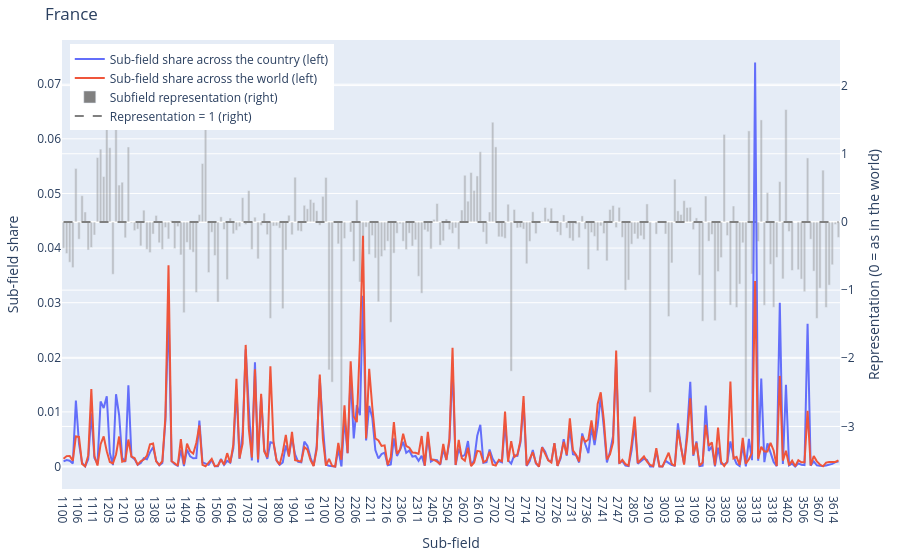

Notebook source saved alongside this figure:
### Code cell
country = "FR"

x = df_country_subfield_norm.columns.to_list()

y1 = df_country_subfield_norm.loc[country]          # left axis
y2 = df_world_subfield_norm.loc[0]      # left axis
y3 = df_country_subfield_norm_world_log.loc[country]    # right axis (different scale)

fig = go.Figure()

# Left y-axis lines
fig.add_trace(
    go.Scatter(
        x=x,
        y=y1,
        mode="lines",
        name="Sub-field share across the country (left)",

    )
)

fig.add_trace(
    go.Scatter(
        x=x,
        y=y2,
        mode="lines",
        name="Sub-field share across the world (left)",

    )
)

# Right y-axis line
fig.add_trace(
    go.Bar(
        x=x,
        y=y3,
        name="Subfield representation (right)",
        yaxis="y2",
        marker=dict(
            color="grey",
            opacity=0.4
        )
    )
)

fig.add_trace(
    go.Scatter(
        x=x,                         # same x-range as other traces
        y=[0] * len(x),              # constant line at y = 1
        mode="lines",
        name="Representation = 1 (right)",
        line=dict(color="grey", dash="dash"),
        showlegend=True,
        yaxis="y2",
    )
)

# Layout with secondary y-axis
fig.update_layout(
    title=uf.get_country_info(country).iloc[0, 0],
    xaxis=dict(title="Sub-field"),
    yaxis=dict(title="Sub-field share", overlaying="y2",),
    yaxis2=dict(
        title="Representation (0 = as in the world)",

        side="right"
    ),
    legend=dict(x=0.01, y=0.99),
    margin=dict(l=60, r=60, t=40, b=40)
)

fig.show()

### Figure 1 — Plotly figure (JSON) as saved in the notebook; plotly's stock layout.template omitted (floating-point values rounded to 4 significant figures; data arrays with more than 128 entries replaced by an {"elided": "..."} marker saying what was removed)
{"data": [{"mode": "lines", "name": "Sub-field share across the country (left)", "x": {"elided": "252 str values"}, "y": {"elided": "252 float values"}, "type": "scatter"}, {"mode": "lines", "name": "Sub-field share across the world (left)", "x": {"elided": "252 str values"}, "y": {"elided": "252 float values"}, "type": "scatter"}, {"marker": {"color": "grey", "opacity": 0.4}, "name": "Subfield representation (right)", "x": {"elided": "252 str values"}, "y": {"elided": "252 float values"}, "yaxis": "y2", "type": "bar"}, {"line": {"color": "grey", "dash": "dash"}, "mode": "lines", "name": "Representation = 1 (right)", "showlegend": true, "x": {"elided": "252 str values"}, "y": {"elided": "252 int values"}, "yaxis": "y2", "type": "scatter"}], "layout": {"yaxis": {"title": {"text": "Sub-field share"}, "overlaying": "y2"}, "yaxis2": {"title": {"text": "Representation (0 = as in the world)"}, "side": "right"}, "legend": {"x": 0.01, "y": 0.99}, "margin": {"l": 60, "r": 60, "t": 40, "b": 40}, "title": {"text": "France"}, "xaxis": {"title": {"text": "Sub-field"}}}}
